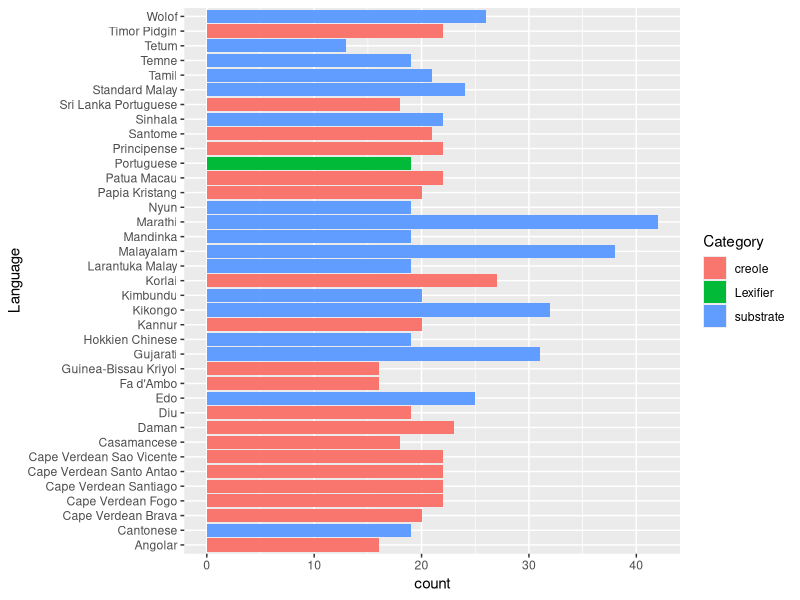
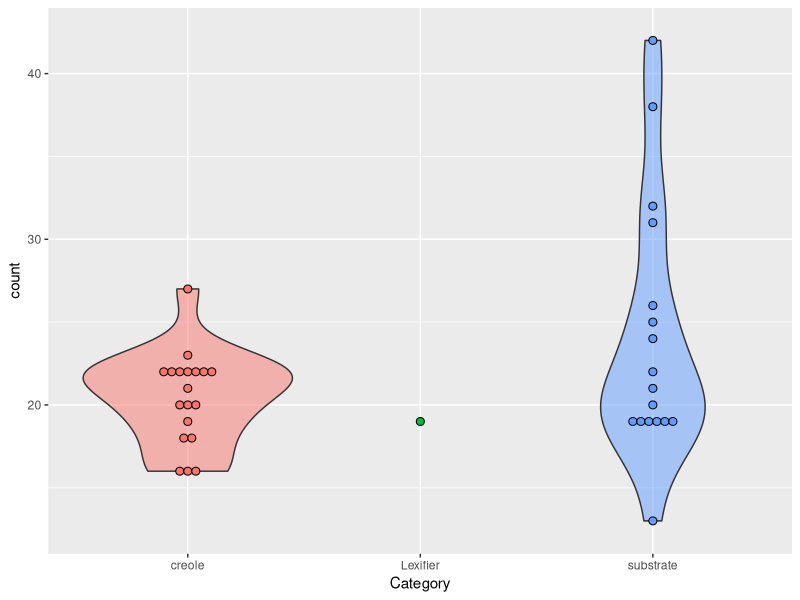
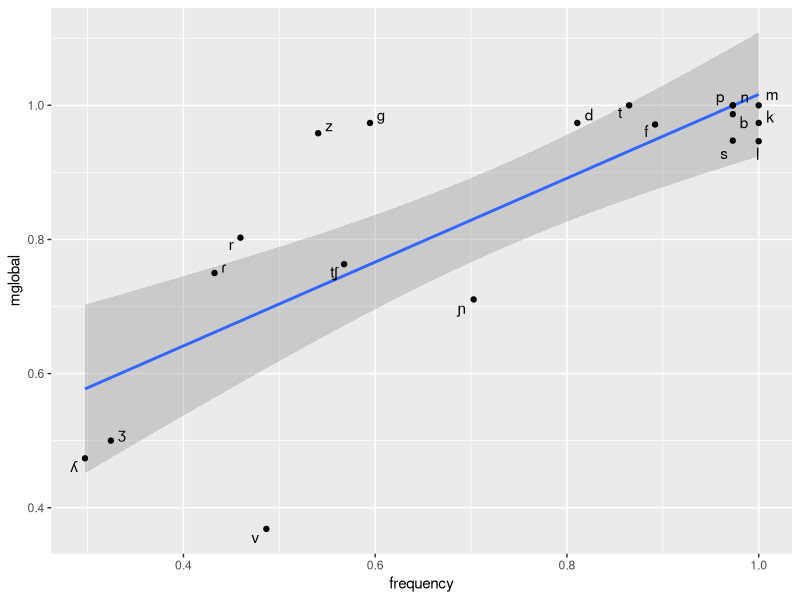
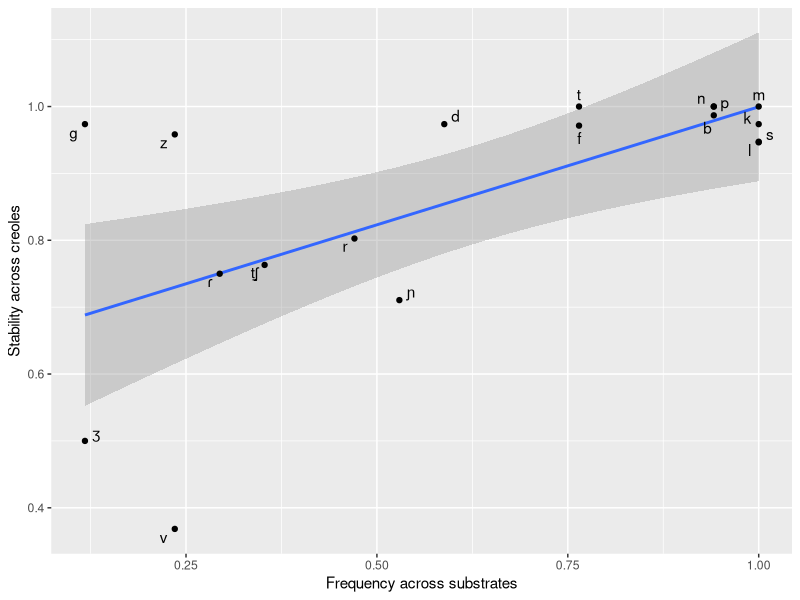
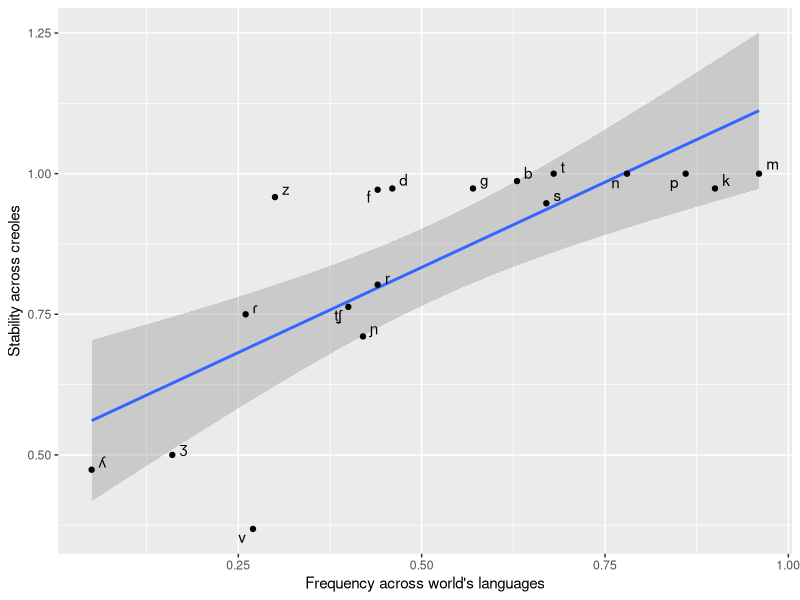
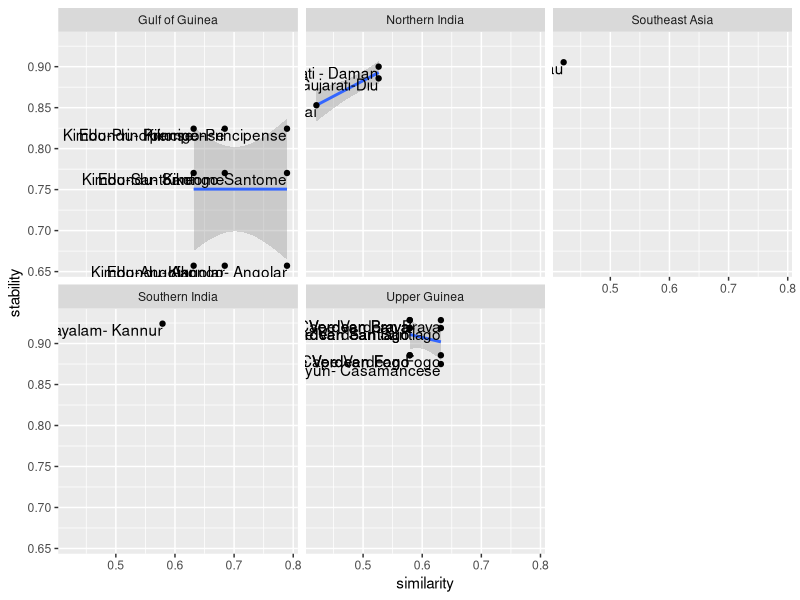

Recreate these plots in R, in order.
## ---- chunk 1
library(tidyverse)
library(ggplot2)
library(ggrepel)
## ---- chunk 2
inv <- read.csv("Inventories.csv")
head(inv)
## ---- chunk 3
df_inv_long <- inv %>% select(Language, Phoneme) %>%  mutate(newcol = 1)

df_inv <- df_inv_long %>% pivot_wider(names_from = Language, values_from = newcol, values_fill = 0)

df_total_inv <- df_inv %>% mutate_at(c(2:38), as.numeric)

head(df_total_inv)

## ---- chunk 4

cons_count <- df_total_inv %>% select(c(2:38)) %>% mutate_at(c(1:37), as.numeric)
  
count <- colSums(cons_count [,c(1:37)]) %>% unname(colSums(count))

cons_lg <- select(df_inv_long, 'Language') 

Language <- unique(cons_lg$Language)

category <- inv %>% select(Language, Category)

count_lg <- data.frame(cbind(Language, count)) 
  
count_lg_1 <- inner_join(count_lg, category, by = "Language") %>% distinct()

inv_size <- transform(count_lg_1, count = as.numeric(count))

head(inv_size)

## ---- chunk 5
ggplot(inv_size) + 
  geom_bar(aes(x = Language,
               y = count,
              fill = Category), 
           stat = "identity", 
           show.legend = TRUE,
           position = "dodge2") + coord_flip()
## ---- chunk 6
ggplot(inv_size, aes(x = Category, y = count, fill = Category)) +
  geom_violin(alpha = 0.5) +
  geom_dotplot(binaxis = "y",
               stackdir = "center",
               dotsize = 0.5) +
  theme(legend.position = "none")
## ---- chunk 7
total <- rowSums(cons_count)

cons_freq <- data.frame(cbind(df_total_inv$Phoneme, total))

cons_freq <- transform(cons_freq, total = as.numeric(total))

colnames(cons_freq)[1] <- "LexifierPhoneme"

## ---- chunk 8
cons_freq_pt <- cons_freq %>% subset(LexifierPhoneme %in% c('b','d','f','g','k','l','ʎ','m','n','ɲ','p','t̠ʃ','ɾ','s',
                                       't','v','z','ʒ', 'r'))

## ---- chunk 9
cons_freq_rel <- cons_freq_pt %>% mutate(frequency = total/37)
## ---- chunk 10
consonant_global_stability <- read.csv("consonant_global_stability.csv")
## ---- chunk 11
cor_freq_sta <- left_join(consonant_global_stability, cons_freq_rel, by='LexifierPhoneme')
## ---- chunk 12
fs <- lm(frequency ~ mglobal, data=cor_freq_sta)
summary(fs)
## ---- chunk 13

fs_plot <- ggplot(cor_freq_sta, aes(x = frequency, y = mglobal, label = LexifierPhoneme)) +
  geom_smooth(method = "lm") +
  geom_point() # +
  #geom_text(aes(label=V1), hjust=3, vjust=0)

fs_plot + geom_text_repel(aes(label=LexifierPhoneme))
## ---- chunk 14
inv_subs <- inv %>% subset(Category == 'substrate') %>%  select(Language, Phoneme)  %>% mutate(newcol = 1)

inv_subs_long <- inv_subs %>% pivot_wider(names_from = Language, values_from = newcol, values_fill = 0)

inv_subs_long <- inv_subs_long %>% mutate_at(c(2:18), as.numeric)

head(inv_subs_long)

## ---- chunk 15

subs_count <- inv_subs_long %>% select(c(2:18))

total_subs <- rowSums(subs_count)

subs_freq <- data.frame(cbind(inv_subs_long$Phoneme, total_subs))

subs_freq <- transform(subs_freq, total_subs = as.numeric(total_subs))

colnames(subs_freq)[1] <- "LexifierPhoneme"

subs_freq <- subs_freq %>% subset(LexifierPhoneme %in% c('b','d','f','g','k','l','ʎ','m','n','ɲ','p','t̠ʃ','ɾ','s', 't','v','z','ʒ', 'r'))

## ---- chunk 16
subs_freq_rel <- subs_freq %>% mutate(frequency = total_subs/17)
## ---- chunk 17
subs_sta <- left_join(consonant_global_stability, subs_freq_rel, by='LexifierPhoneme')
## ---- chunk 18
subs_sta_lm <- lm(frequency ~ mglobal, data=subs_sta)
summary(subs_sta_lm)
## ---- chunk 19
subsfreq_sta_cor <- ggplot(subs_sta, aes(x = frequency, y = mglobal, label = LexifierPhoneme)) +
  geom_smooth(method = "lm") +
  geom_point() +
  xlab("Frequency across substrates") + ylab("Stability across creoles") # +
 # geom_text(aes(label=V1), hjust=3, vjust=0)


subsfreq_sta_cor + geom_text_repel(aes(label=LexifierPhoneme))
## ---- chunk 20
typ_freq <- read.csv("typ_freq.csv")
## ---- chunk 21
#consonant_global_stability <- read.csv("consonant_global_stability.csv")

typ_sta <- left_join(typ_freq, consonant_global_stability, by='LexifierPhoneme')
## ---- chunk 22
typ_sta_lm <- lm(TypologicalFreq ~ mglobal, data=typ_sta)
summary(typ_sta_lm)
## ---- chunk 23
typ_sta_cor <- ggplot(typ_sta, aes(x = TypologicalFreq, y = mglobal, label = LexifierPhoneme)) +
  geom_smooth(method = "lm") +
  geom_point() +
  xlab("Frequency across world's languages") + ylab("Stability across creoles") # +
 # geom_text(aes(label=V1), hjust=3, vjust=0)


typ_sta_cor + geom_text_repel(aes(label=LexifierPhoneme))

## ---- chunk 24
inv_overlap <- df_total_inv %>% subset(Phoneme %in% c('b','d','f','g','k','l','ʎ','m','n','ɲ','p','ʀ','ɾ','s','ʃ',
                                       't','v','z','ʒ'))

## ---- chunk 25
cons_over <- inv_overlap %>% select(c(2:38)) %>% mutate_at(c(1:37), as.numeric)
  
absolute_overlap <- colSums(cons_over [,c(1:37)]) %>% unname(colSums(count))

cons_overlap <- select(df_inv_long, 'Language') 

Language <- unique(cons_lg$Language)

category <- inv %>% select(Language, Category)

overlap <- data.frame(cbind(Language, absolute_overlap)) 
  
inv_overlap <- inner_join(overlap, category, by = "Language") %>% distinct()

head(inv_overlap)
## ---- chunk 26
colnames(inv_overlap)[2]  <- "similar_consonants"
colnames(inv_size)[2] <- "total_consonants"


df_st <- merge(inv_overlap, inv_size, by = "Language")

df_st$total_consonants = as.numeric(as.character(df_st$total_consonants))
df_st$similar_consonants = as.numeric(as.character(df_st$similar_consonants))


df_st$different_consonants <- df_st$`total_consonants` - df_st$`similar_consonants`
## ---- chunk 27
tsd_rel <- df_st %>%  mutate(total_rel = total_consonants/19, similar_rel = similar_consonants/19, diff_rel= different_consonants/19)
## ---- chunk 28
subs_tsd_rel <- tsd_rel %>% subset(Category.x=='substrate')
## ---- chunk 29

Language <- c('Angolar',
'Cape Verdean Brava',
'Cape Verdean Fogo',
'Cape Verdean Santiago',
'Cape Verdean Santo Antão',
'Cape Verdean São Vicente',
'Daman',
'Diu',
'Fa dAmbô',
'Guinea-Bissau Kriyol',
'Kannur',
'Korlai',
'Papiá Kristang',
'Patua Macau',
'Principense',
'Santome',
'Sri Lanka',
'Timor creole',
'Casamancese')

value <- c(0.6571429	,
0.9285714	,
0.8857143	,
0.9189189	,
0.9444444	,
0.9142857	,
0.9000000	,
0.8857143	,
0.6428571	,
0.9054054	,
0.9242424	,
0.8529412	,
0.8750000	,
0.9054054	,
0.8243243	,
0.7702703	,
0.8970588	,
0.9000000	,
0.8750000)

creole_stability_simple <- data.frame(Language, value)

## ---- chunk 30

substrate_similar_simple <- subs_tsd_rel %>%  select(Language, similar_rel)

colnames(substrate_similar_simple)[2]  <- "value"

## ---- chunk 31
correspondence <- read.csv("substrate_creole_correspondence.csv")
## ---- chunk 32
colnames(creole_stability_simple)[1]  <- "creole"
colnames(creole_stability_simple)[2]  <- "stability"

cor1 <- left_join(correspondence, creole_stability_simple, by= 'creole')

colnames(substrate_similar_simple)[1]  <- "substrate"
colnames(substrate_similar_simple)[2]  <- "similarity"

cor2 <- left_join(cor1, substrate_similar_simple, by= 'substrate')
## ---- chunk 33
cor2_lm <- lm(similarity ~ stability, data=cor2)
summary(cor2_lm)
## ---- chunk 34
ggplot(cor2, aes(x = similarity, y = stability, label = pair)) +
  geom_smooth(method = "glm") +
  geom_point() +
  geom_text(aes(label=pair), hjust=1, vjust=1) +
  facet_wrap(~ area)
## ---- chunk 35
jaccard <- function(a, b) {
    intersection = length(intersect(a, b))
    union = length(a) + length(b) - intersection
    return (intersection/union)
}

#data <- df_total_inv

jaccard(df_total_inv$`Portuguese`, df_total_inv$`Cantonese`)


## ---- chunk 36
#install.packages("vegan")
library(vegan)
df_jaccard <- select(df_total_inv, c(2:35))
results_jaccard <- vegdist(df_jaccard, method = "jaccard")
# I may have worked, but we still need a visualization.
## ---- chunk 37
#install.packages("ade4")
library(ade4)
mm1 <- as.matrix(df_jaccard)
mm2 <- matrix(mm1, ncol = ncol(df_jaccard), dimnames = NULL)
ID <- colnames(df_jaccard)
d <- dist.binary(mm2, method = 1, diag = FALSE, upper = FALSE) #method 1 is Jaccard index (1901) S3 coefficient of Gower & Legendre
hc <- hclust(d)               # apply hierarchical clustering 

## ---- chunk 38
jaccard <- function(a, b) {
    intersection = length(intersect(a, b))
    union = length(a) + length(b) - intersection
    return (intersection/union)
}


vec_port <- df_total_inv[2]
vec_jac <- c() 
vec_crio_name <- c() 


#for (i in 2:35)
#{jaq_val <- jaccard(vec_port,df_total_inv[i])
#	vec_jac <- c(vec_jac, jaq_val)
#	vec_crio_name <- c(vec_crio_name, colnames(df_total_inv)[i])}



#jac_data <- data.frame(vec_jac, vec_crio_name)

## ---- chunk 39
library(tidyverse)

# Create Jaccard table based on full set of phonemes across all languages 
# in the sample; other ways to do this -- to discuss
df <- read_csv("Inventories.csv")
df <- df %>% select(Language, Phoneme)
df$presence <- 1
df_wide <- df %>% spread(Phoneme, presence)
df_wide <- df_wide %>% replace(is.na(.), 0)
head(df_wide)

# Corresponding languages for which we want Jaccard measurements
correspondences <- read_csv("substrate_creole_correspondence.csv")
tmp <- correspondences %>% slice(1:2)

# DONE: fix the language names in the correspondences table so they can be used across tables
all(correspondences$substrate %in% df_wide$Language) # OK
all(correspondences$creole %in% df_wide$Language) # OK
correspondences$substrate %in% df_wide$Language # OK
correspondences$creole %in% df_wide$Language # OK

# Get method for Jaccard
#library(qvalue) #Error in library(qvalue) : there is no package called ‘qvalue’
#library(jaccard) #Error: package ‘jaccard’ was built under R version 4.3.1Error: package or namespace load failed for ‘jaccard’ 

# Test 
 x <- as.numeric(df_wide[1,2:116])
 y <- as.numeric(df_wide[1,2:116])
 jaccard(x,y)
 x==y # All TRUE -- passed!

# Run Jaccard on test data -- some bug here in the code because new_col is the same
# tmp %>% mutate(new_col = jaccard(as.numeric(as.factor(df_wide %>% filter(Language == tmp$substrate) %>% select(2:116))), as.numeric(as.factor(df_wide %>% filter(Language == tmp$creole) %>% select(2:116)))))

# When all language names match in both tables this *should* run fine
# correspondences %>% mutate(new_col = jaccard(as.numeric(as.factor(df_wide %>% filter(Language == correspondences$substrate) %>% select(2:116))), as.numeric(as.factor(df_wide %>% filter(Language == correspondences$creole) %>% select(2:116)))))
